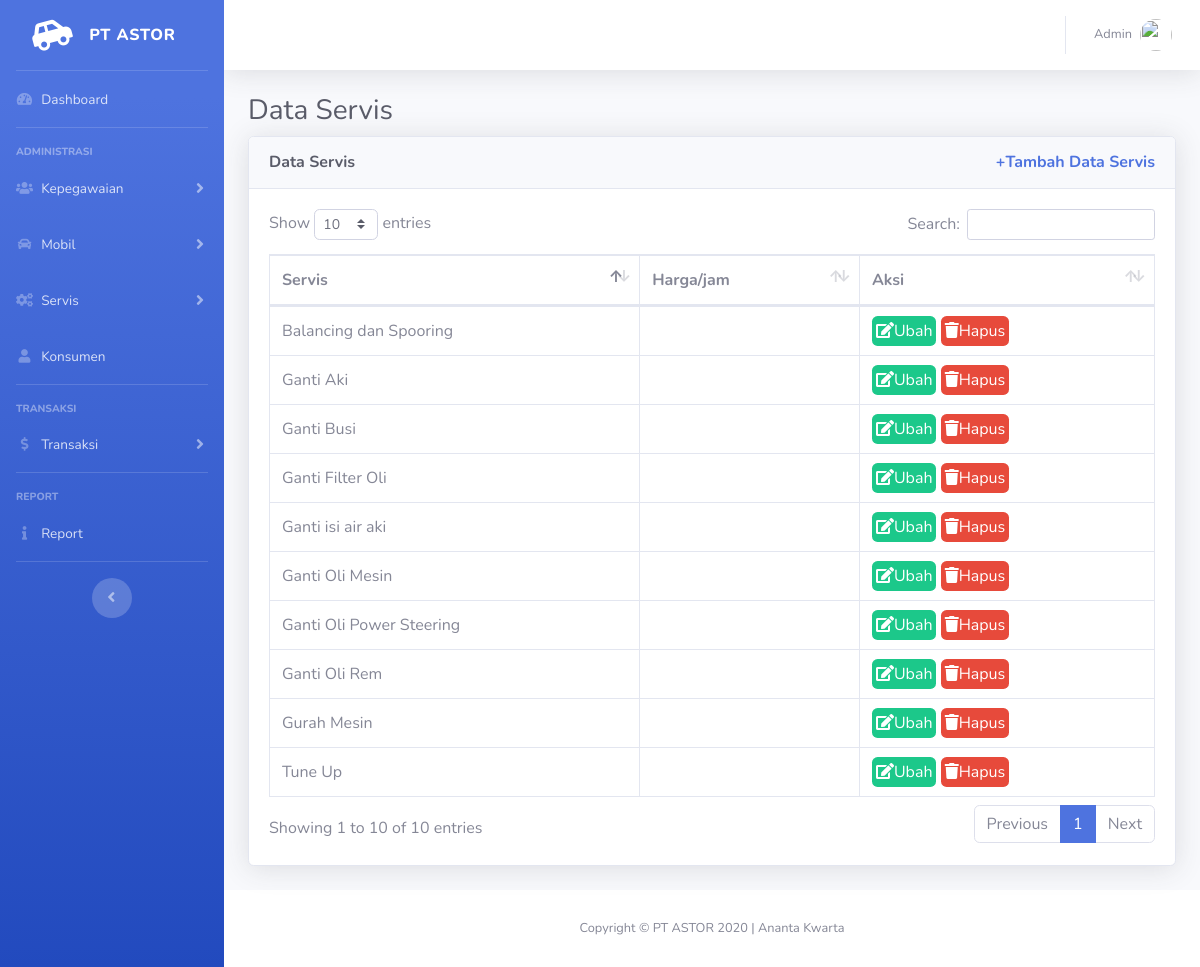
Screenshot of /index.php/servis with the database file from the repository.
### tables this page shows
CREATE TABLE `servis` (
  `idServis` int(11) NOT NULL,
  `namaServis` varchar(255) NOT NULL,
  `harga` int(11) NOT NULL
);

### application/controllers/Servis.php (called while the page is built, shortened)
<?php
class Servis extends CI_Controller
{
    public function __construct()
    {
        $this->load->database();
        $this->load->model('m_servis');
        $this->load->library('form_validation');
    }
    public function index()
    {
        $data['judul'] = 'Data Servis';
        $data['servis'] = $this->m_servis->getAll();
        $this->load->view('templates/header', $data);
        $this->load->view('servis/servis/index', $data);
        $this->load->view('templates/footer');
    }
}

### index.php (called while the page is built, shortened)
<?php
require_once BASEPATH.'core/CodeIgniter.php';

### application/models/M_servis.php (called while the page is built, shortened)
<?php
class m_servis extends CI_Model
{
    public function getAll()
    {
        return $this->db->get('servis')->result_array();
    }
}

### application/views/servis/servis/index.php (the view, shortened to what this page needs)
<div class="container-fluid">
    <h1 class="h3 mb-2 text-gray-800">Data Servis</h1>
    <div class="card shadow mb-4">
        <div class="card-header py-3">
            <h6 class="m-0 font-weight-bold text-gray-800">Data Servis <a href="<?= base_url(); ?>servis/tambah" class="m-0 font-weight-bold text-primary float-right">+Tambah Data Servis</a></h6>
        </div>
        <div class="card-body">
            <div class="table-responsive">
                <table class="table table-bordered" id="dataTable" width="100%" cellspacing="0">
                    <thead>
                        <tr>
                            <th>Servis</th>
                            <th>Harga/jam</th>
                            <th>Aksi</th>
                        </tr>
                    </thead>
                    <tbody>
                        <?php foreach ($servis as $s) : ?>
                            <tr>
                                <td><?= $s['namaServis']; ?></td>
                                <td><?= $s['hargaPerJam']; ?></td>
                                <td>
                                    <a class="p-1 rounded btn-success" href="<?= base_url(); ?>servis/ubah/<?= $s['idServis']; ?>"><i class="fas fa-edit text-white"></i>Ubah</a>
                                    <a class="p-1 rounded btn-danger" href="<?= base_url(); ?>servis/hapus/<?= $s['idServis']; ?>" onclick="return confirm('Apakah Anda yakin akan menghapus <?= $s['namaServis']; ?>?')"><i class="fas fa-trash text-white"></i>Hapus</a>
                                </td>
                            </tr>
                        <?php endforeach; ?>
                    </tbody>
                </table>
            </div>
        </div>
    </div>
</div>
</div>

### rows the page displays
servis: namaServis "Ganti Oli Mesin"
servis: namaServis "Ganti Filter Oli"
servis: namaServis "Ganti Busi"
servis: namaServis "Ganti Aki"
servis: namaServis "Ganti Oli Power Steering"
servis: namaServis "Ganti isi air aki"
servis: namaServis "Ganti Oli Rem"
servis: namaServis "Gurah Mesin"
servis: namaServis "Balancing dan Spooring"
servis: namaServis "Tune Up"
